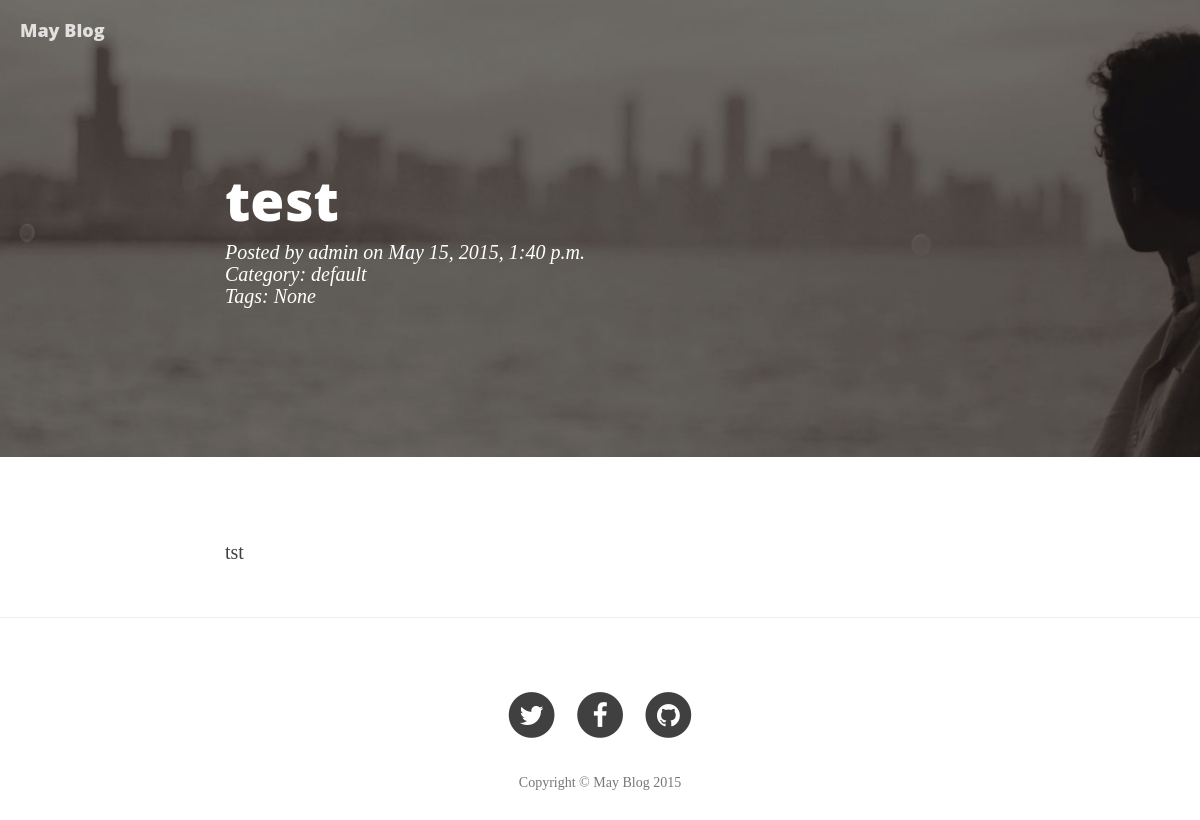
The page /post/25 on the database as committed earlier.
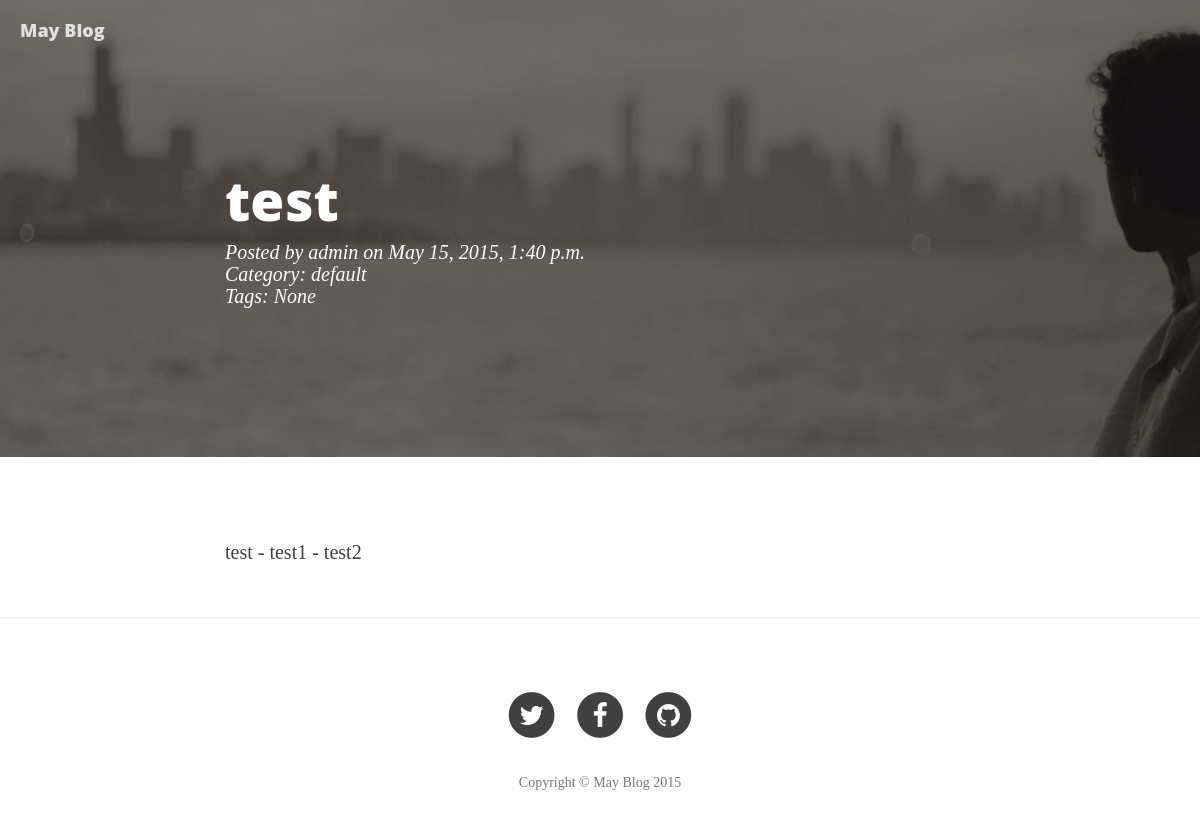
The same page on the database as committed later.
### main/models.py (models this page shows, shortened)
class Post(models.Model):
    title = models.CharField(max_length=256, default='new blog')
    abstract = models.TextField(null=True, blank=True)
    raw = models.TextField()
    pub_time = models.DateTimeField(auto_now_add=True)
    update_time = models.DateTimeField(auto_now=True)
    content_html = models.TextField()
    author = models.ForeignKey(User)
    tags = models.ManyToManyField('Tag')
    catagory = models.ForeignKey('Catagory', null=True, blank=True)
    is_draft = models.BooleanField(default=False)

class Catagory(models.Model):
    name = models.CharField(max_length=256)

### main/views.py (the view)
# urls.py: url(r'^post/(?P<pk>[0-9]+)$', views.Post.as_view(), name='post'),
class Post(View):
    template_name = 'main/post.html'
    def get(self, request, pk):
        try:
            pk = int(pk)
            post = models.Post.objects.get(pk=pk)
        except models.Post.DoesNotExist:
            raise Http404
        data = {'post':post}
        tags = post.tags.all()
        data['tags'] = tags
        comment_type = settings.MAY_BLOG['COMMENT_TYPE']
        comment_type_id = settings.MAY_BLOG['COMMENT_OPT'].get(comment_type)
        if not comment_type_id:
            comment_script = 'no comment script for {0}'.format(comment_type)
        else:
            comment_func = misc.get_comment_func(comment_type)
            post_url = request.build_absolute_uri()
            comment_script = comment_func(request, comment_type_id, post.id, post.title, post_url)
        data['comment_script'] = comment_script
        return render(request, self.template_name, data)

### main/misc.py (called while the page is built)
def get_comment_func(comment_type):
    if comment_type == 'duoshuo':
        return duoshuo_comment
    else:
        return None

def duoshuo_comment(request, duoshuo_id, post_id, post_title, post_url):
    template_name = 'main/misc/duoshuo.html'
    template = loader.get_template(template_name)
    data = {
        'duoshuo_id': duoshuo_id,
        'post_id': post_id,
        'post_title': post_title,
        'post_url': post_url,
    }
    context = RequestContext(request, data)
    return template.render(context)

### templates/main/post.html (shortened to what this page needs)
{% extends 'base.html' %}
{% load static %}
{% block header %}
<header class="intro-header" style="background-image: url('{% static 'img/about-bg.jpg' %} ')">
        <div class="container">
            <div class="row">
                <div class="col-lg-8 col-lg-offset-2 col-md-10 col-md-offset-1">
                    <div class="post-heading">
                        <h1>{{post.title}}</h1>
                        <span class="meta">Posted by <a href="#">{{post.author}}</a> on {{post.pub_time}}</span>
                        <span class="meta">Category:
                        {% if post.catagory %}
                            <a href="{% url 'main:index' %}?catagory={{post.catagory.id}}">{{post.catagory.name}}</a>
                        {% else %}
                            None
                        {% endif %}
                        </span>
                        <span class="meta">Tags:
                        {% for tag in tags %}
                            <a href="{% url 'main:index' %}?tag={{tag.id}}">{{tag.name}}</a>{% if not forloop.last%},  {% endif %}
                        {% empty %}
                            None
                        {% endfor %}
                        </span>
                    </div>
                </div>
            </div>
        </div>
    </header>
{% endblock %}
{% block main %}
    <article>
        <div class="container">
            <div class="row">
                <div class="col-lg-8 col-lg-offset-2 col-md-10 col-md-offset-1">
                    {{post.content_html|safe}}
                </div>
            </div>
        </div>
    </article>
    <hr>
    <article>
        <div class="container">
            <div class="row">
                <div class="col-lg-8 col-lg-offset-2 col-md-10 col-md-offset-1">
                </div>
            </div>
        </div>
    </article>
{% endblock %}

Rows that differ between the two databases and show on the page:
changed Post "test": content_html "tst" → "test - test1 - test2"
